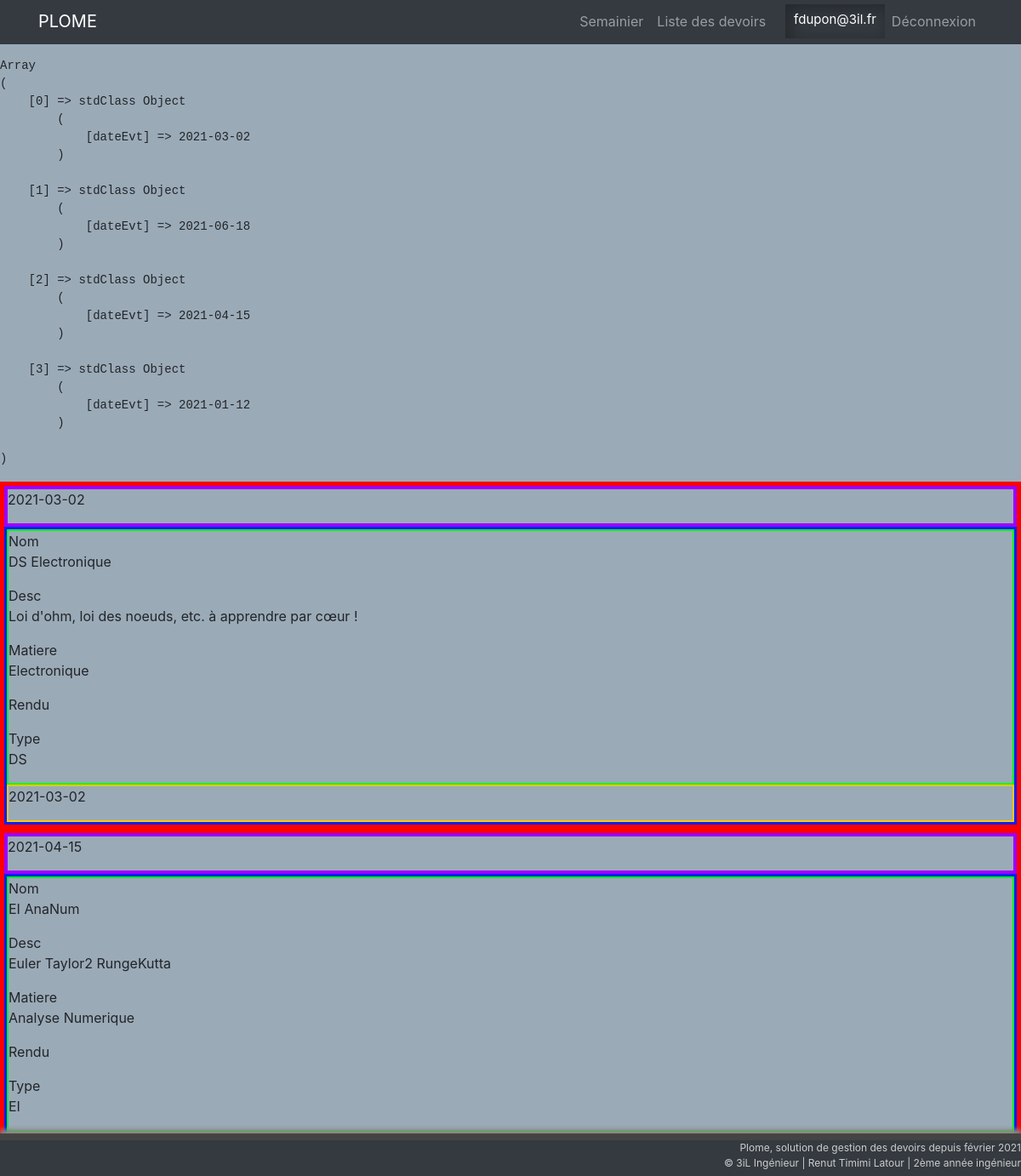
/index.php?page=6 (signed in), run on the app's committed database.
### tables this page shows
CREATE TABLE IF NOT EXISTS `evenement` (
  `idEvenement` int NOT NULL AUTO_INCREMENT,
  `nom` varchar(255) NOT NULL,
  `dateEvt` date NOT NULL,
  `description` varchar(255) DEFAULT NULL,
  `idMatiere` int NOT NULL,
  `typeRendu` varchar(255) NOT NULL,
  `idClasse` int NOT NULL,
  `idType` int NOT NULL,
  PRIMARY KEY (`idEvenement`)
);

CREATE TABLE IF NOT EXISTS `matiere` (
  `idMatiere` int NOT NULL AUTO_INCREMENT,
  `nom` varchar(255) NOT NULL,
  PRIMARY KEY (`idMatiere`)
);

### Models/UtilisateurManager.php (called while the page is built, shortened)
<?php
class UtilisateurManager{
	private $bd;
	public function __construct($bd){
		$this->bd = $bd;
	}
	public function getUtilisateurById($id){
		$req = $this->bd->prepare('SELECT idUtilisateur, mail, mdp, idClasse FROM utilisateur WHERE idUtilisateur = :idUtilisateur;');
		$req->bindValue(':idUtilisateur', $id, PDO::PARAM_INT);
		$req->execute();
		$utilisateur = new Utilisateur($req->fetch(PDO::FETCH_OBJ));
		return $utilisateur;
	}
}

### Models/UtilisateurClass.php (called while the page is built, shortened)
<?php
class Utilisateur{
	private $idUtilisateur;
	private $idClasse;
	public function __construct($valeurs = array()){
		if(!empty($valeurs)){
			$this->affecte($valeurs);
		}else{
			$this->isOK = false;
		}
	}
	public function affecte($donnee){
		foreach($donnee as $attribut => $valeur){
			$db = Database::getInstance();
			$managerclasse = new ClasseManager($db);
			$managerdevoirs = new LienUtilisateurEvenementManager($db);
			$managerroll = new RoleManager($db);
			$this->classeUt = $managerclasse->getClasseById($this->getUtClassId());
			$this->ListRole = $managerroll->getRoleByUserId($this->getUtId());
		}
  }
	public function setUtId($valeur){
		$this->idUtilisateur = $valeur;
	}
	public function setUtClassId($valeur){
		$this->idClasse = $valeur;
	}
	public function getUtId(){
		return $this->idUtilisateur;
	}
	public function getUtClassId(){
		return $this->idClasse;
	}
}

### Models/ClasseManager.php (called while the page is built, shortened)
<?php
class ClasseManager{
	private $bd;
	public function __construct($bd){
		$this->bd = $bd;
	}
	public function getClasseById($id){
		$req = $this->bd->prepare('SELECT idClasse, promotion, groupe, anneeDiplome FROM classe WHERE idClasse = :idClasse;');
		$req->bindValue(':idClasse', $id, PDO::PARAM_INT);
		$req->execute();
		$classe = new Classe($req->fetch(PDO::FETCH_OBJ));
		return $classe;
	}
}

### Models/LienUtilisateurEvenementManager.php (called while the page is built, shortened)
<?php
class LienUtilisateurEvenementManager{
	private $bd;
	public function __construct($bd){
		$this->bd = $bd;
	}
  public function getAllDevoirsByIdUt($id){
    $ListeDev = array();
    $req = $this->bd->prepare('SELECT idUtilisateur, idEvenement, fait FROM lienutilisateurevenement WHERE idUtilisateur = :idUtilisateur;');
    return $ListeDev;
  }
}

### Models/RoleManager.php (called while the page is built, shortened)
<?php
class RoleManager{
	private $bd;
	public function __construct($bd){
		$this->bd = $bd;
	}
  public function getRoleByUserId($idU){
		$ListeR = array();
		$req = $this->bd->prepare('SELECT role.idRole,nomRole,idUtilisateur FROM role INNER JOIN lienutilisateurrole ON lienutilisateurrole.idRole = role.idRole WHERE idUtilisateur = :idUtilisateur;');
		$req->bindValue(':idUtilisateur', $idU, PDO::PARAM_INT);
		$req->execute();
    while ($r = $req->fetch(PDO::FETCH_OBJ) ) {
			$ListeR[] = new Role($r);
		}
		return $ListeR;
	}
}

### Models/RoleClass.php (called while the page is built, shortened)
<?php
class Role{
	private $idRole;
	private $delegue;
	public function affecte($donnee){
		foreach($donnee as $attribut => $valeur){
			if($this->idRole == 2){
				$this->delegue = true;
			}else{
				$this->delegue = false;
			}
		}
  }
	public function setRoleId($valeur){
		$this->idRole = $valeur;
	}
	public function getRoleDelegue(){
		return $this->delegue;
	}
}

### Models/EvenementManager.php (called while the page is built, shortened)
<?php
class EvenementManager{
	private $bd;
	public function __construct($bd){
		$this->bd = $bd;
	}
	public function getEvenementsByIdClasse($idC){
		$ListeEv = array();
		$req = $this->bd->prepare('SELECT idEvenement, nom, dateEvt, description, idMatiere, typeRendu, idClasse, idType FROM evenement WHERE idClasse = :idClasse;');
		$req->bindValue(':idClasse', $idC, PDO::PARAM_INT);
		$req->execute();
		while($event = $req->fetch(PDO::FETCH_OBJ)){
			$ListeEv[] = new Evenement($event);
		}
		return $ListeEv;
	}
}

### Models/EvenementClass.php (called while the page is built, shortened)
<?php
class Evenement{
	private $idMatiere;
	public function __construct($valeurs = array()){
		if(!empty($valeurs)){
			$this->affecte($valeurs);
		}
	}
  	public function affecte($donnee){
  		foreach($donnee as $attribut => $valeur){
				$db = Database::getInstance();
				$managerMatiere = new MatiereManager($db);
				$this->matiere = $managerMatiere->getMatiereById($this->getEvtMatiereId());
  		}
    }
  	public function setEvtMatiereId($valeur){
  		$this->idMatiere = $valeur;
  	}
  	public function getEvtMatiereId(){
  		return $this->idMatiere;
  	}
}

### Models/MatiereManager.php (called while the page is built, shortened)
<?php
class MatiereManager{
	private $bd;
	public function __construct($bd){
		$this->bd = $bd;
	}
	public function getMatiereById($id){
		$req = $this->bd->prepare('SELECT idMatiere, nom FROM matiere WHERE idMatiere = :idMatiere;');
		$req->bindValue(':idMatiere', $id, PDO::PARAM_INT);
		$req->execute();
		$matiere = new Matiere($req->fetch(PDO::FETCH_OBJ));
		return $matiere;
	}
}

### Template/listerEvenement.php (the view, shortened to what this page needs)
<?php
$db = Database::getInstance();
$managerevent=new EvenementManager($db);
$manageruser=new UtilisateurManager($db);
if(isset($_SESSION['idUtilisateur'])) {
$user = $manageruser->getUtilisateurById($_SESSION['idUtilisateur']);
$ListEvent = $managerevent->getEvenementsByIdClasse($user->getUtClassId());
echo "<pre>";
print_r($managerevent->getAllDate());
echo "</pre>";
?>
<div class="containerEvent">
  <div class="listeEvent">
    <?php foreach($ListEvent as $event){?>
    <div class="elemDevoirs" style="border: 5px solid #ff0000;">
      <div class="txtJour"  style="border: 4px solid #9d00ff;">
        <p><?php echo $event->getEvtDate() ?></p>
      </div>
      <div class="txtDevoir"  style="border: 3px solid #001fff;">
          <div class="descDevoir"  style="border: 2px solid #00ff14;">
              <span>Nom</span><p><?php echo $event->getEvtNom() ?></p>
              <span>Desc</span><p><?php echo $event->getEvtDescription() ?></p>
              <span>Matiere</span><p><?php echo (($event->getEvtMatiere())->getMatNom()) ?></p>
              <span>Rendu</span><p><?php echo $event->getEvtTypeRendu() ?></p>
              <span>Type</span><p><?php echo $event->getEvtType()->getTypeEvenementNom() ?></p>
          </div>
          <div class="cocheDevoir"  style="border: 2px solid #ffc800;">
              <p><?php echo $event->getEvtDate() ?></p>
          </div>
      </div>
    </div>
    <?php } ?>
  </div>
</div>
<?php }else{
  ?>
<p>Erreur, Vous devez être connecté pour accéder à vos devoirs.</p>
<?php } ?>

### Css/style.css (style rules this page uses)
html,body { margin: auto; background-color : #9baab7; }

### data on the page
evenement: dateEvt "2021-03-02", nom "DS Electronique", description "Loi d'ohm, loi des noeuds, etc. à apprendre par cœur !", idMatiere.nom "Electronique", TypeEvenementNom "DS"
evenement: dateEvt "2021-04-15", nom "EI AnaNum", description "Euler Taylor2 RungeKutta", idMatiere.nom "Analyse Numerique", TypeEvenementNom "EI"

### other printed values
$_SESSION['mail'] "fdupon@3il.fr"
